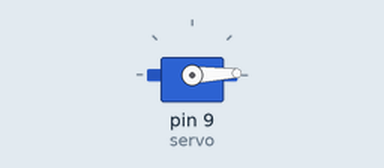
Simulated run of this sketch. Board: Arduino Uno, built with avr-gcc and run on an emulated ATmega328P. Parts: servo.

Above: at 0.05 s.
At 4.95 s:
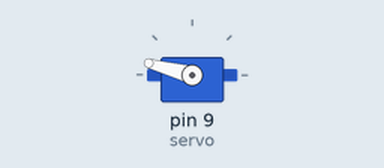
At 9.65 s:
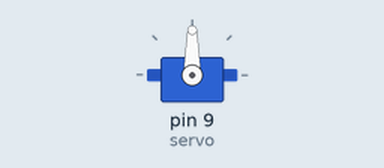
At 19.25 s:
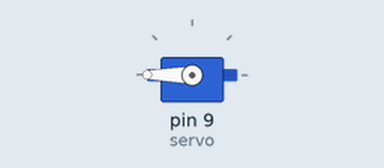
Timing chart, 0 to 25.1 s (numbered marks = the images above):
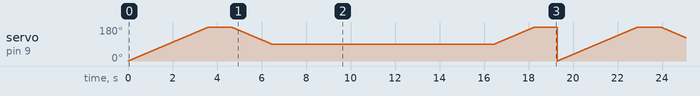

Measured:
- by itself, servo on pin 9 (servo): moves between 0° and 180°, repeating every 19.3 s

The sketch:

servo.ino
```cpp
#include <Servo.h>
Servo servo;
int pos;

void setup() {
  servo.attach(9);
}

void loop() {
  for (pos = 0; pos <= 180; pos++){
    servo.write(pos);
    delay(20);
  }
  delay(1000);
  for (pos = 180; pos >= 90; pos--) {
    servo.write(pos);
    delay(20);
  }
  delay(10000);
  for (pos = 90; pos <= 180; pos++) {
    servo.write(pos);
    delay(20);
  }
  delay(1000);
}
```
